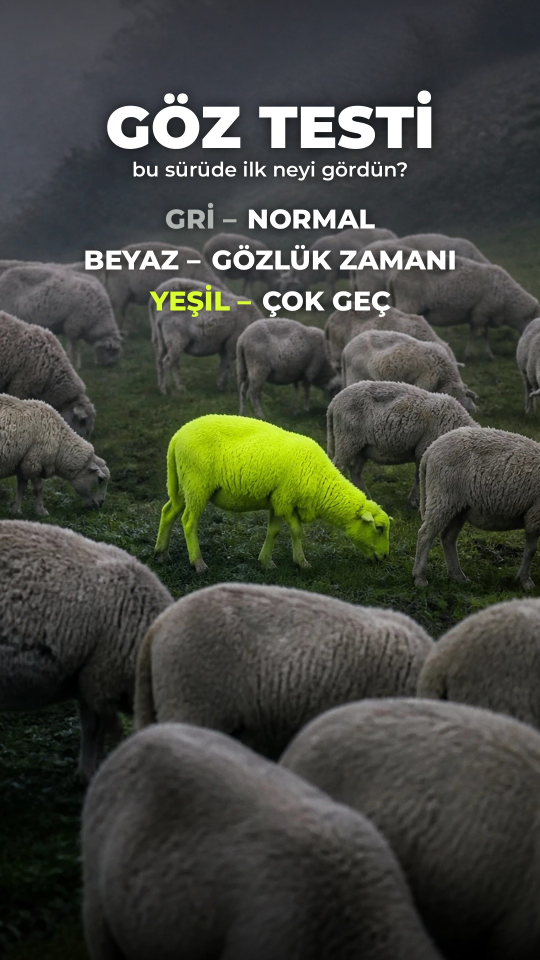
#> input picture ivex-icerik/ivex-goz-testi-kapak.jpg, 1080 x 1920 px, found by its file name (shown at 1/2 size)
$ python -i izgara_reels.py   (imports and definitions only)
#> lines starting #> are read from the running program, lines starting #| are printed output that depends on the picture; after the words box and inside, x2 and y2 are one past the last pixel; in counts of white or black regions, pixels touching at a corner belong together
### ivex-icerik/uretim/marka.py
"""IVEX Medya - shared brand pieces: colours, fonts, the IVEX logo and the dark green background.

Palette and type follow the IVEX designs in Canva (www.ivex.com.tr post): deep green, neon lime, white,
heavy Montserrat headlines. The lime is sampled from the official logo (ivex-logo.png).
"""
import os
import subprocess

import imageio_ffmpeg
import numpy as np
from PIL import Image, ImageDraw, ImageFilter, ImageFont

HERE = os.path.dirname(os.path.abspath(__file__))
ROOT = os.path.dirname(os.path.dirname(HERE))

GREEN_DARK = (5, 22, 11)
GREEN = (12, 52, 24)
LIME = (218, 255, 46)
WHITE = (255, 255, 255)
SOFT = (214, 226, 214)
INK = (10, 24, 14)


# [4 lines left out: function font, not called in this run]


def repo(*parts):
    return os.path.join(ROOT, *parts)


# [62 lines left out: functions logo, tracked, pill, blend, background, not called in this run]


def rounded(img, radius):
    mask = Image.new("L", img.size, 0)
    ImageDraw.Draw(mask).rounded_rectangle((0, 0, img.width - 1, img.height - 1), radius=radius, fill=255)
    out = img.convert("RGBA")
    out.putalpha(mask)
    return out


# [43 lines left out: functions drop_shadow, end_card, write_video, not called in this run]

### ivex-icerik/uretim/izgara_reels.py
"""IVEX Medya - "Profili kuruyoruz" Reels: a client's posts drop into the profile grid one by one (1080x1920).

Kullanım:  python3 izgara_reels.py ayarlar/gun3-izgara-reels.json
Gönderiler paylaşım sırasıyla verilir (en eski önce); her yeni gönderi sol üste girer, diğerleri kayar,
tıpkı Instagram profilinde olduğu gibi. Sonda karelere gün numaraları gelir (1 = ilk paylaşım).
Başlık satırları [metin, "beyaz" | "lime"] çiftleridir.
"""
import json
import sys

from PIL import Image, ImageDraw, ImageOps

from marka import (INK, LIME, WHITE, background, blend, drop_shadow, end_card, font, pill, repo, rounded,
                   logo, write_video)

W, H, FPS = 1080, 1920, 30
TW, TH, GAP = 270, 360, 8
GX = (W - (3 * TW + 2 * GAP)) // 2
GY = 492
STEP, MOVE = 0.62, 0.36
INTRO, HOLD, NUMBERS, END = 0.5, 1.4, 3.2, 3.0


def ease(t):
    t = min(max(t, 0.0), 1.0)
    return 1 - (1 - t) ** 3


# [4 lines left out: function ease_back, not called in this run]


def slot(i):
    return GX + (i % 3) * (TW + GAP), GY + (i // 3) * (TH + GAP)


def tile(path):
#> called with path = '../ivex-goz-testi-kapak.jpg'
    im = ImageOps.exif_transpose(Image.open(repo(path))).convert("RGB")
#> im is the input picture: PIL image 1080x1920 RGB; mean R, G, B 67.7, 70, 61.9
    cw = round(im.height * 3 / 4)
#> cw = 1440
    x0 = (im.width - cw) // 2
#> x0 = -180
    return rounded(im.crop((x0, 0, x0 + cw, im.height)).resize((TW, TH), Image.LANCZOS), 14)
#> in rounded, `mask = Image.new("L", img.size, 0)`: mask: PIL image 270x360 L; every value is 0
#> in rounded, `ImageDraw.Draw(mask).rounded_rectangle((0, 0, img.width - 1, img.heigh..`:
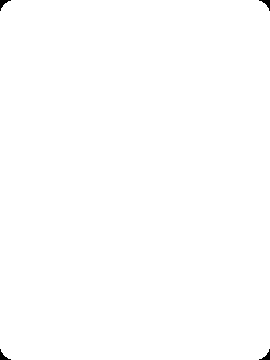
#> mask: PIL image 270x360 L; 99.8% white; 4 black regions, box (x1, y1, x2, y2) and area: (0, 0, 11, 11) 46, (259, 0, 270, 11) 46, (0, 349, 11, 360) 46, (259, 349, 270, 360) 46
#> in rounded, `out = img.convert("RGBA")`:
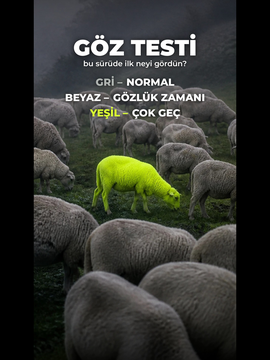
#> out: PIL image 270x360 RGBA; mean R, G, B, A 50.7, 52.4, 46.3, 255


COLORS = {"beyaz": WHITE, "lime": LIME}


# [140 lines left out: functions headline, fade, badge, base, day_pill, frames and 2 more, not called in this run]


# [2 lines not run here, left out]

>>> result = tile('../ivex-goz-testi-kapak.jpg')
